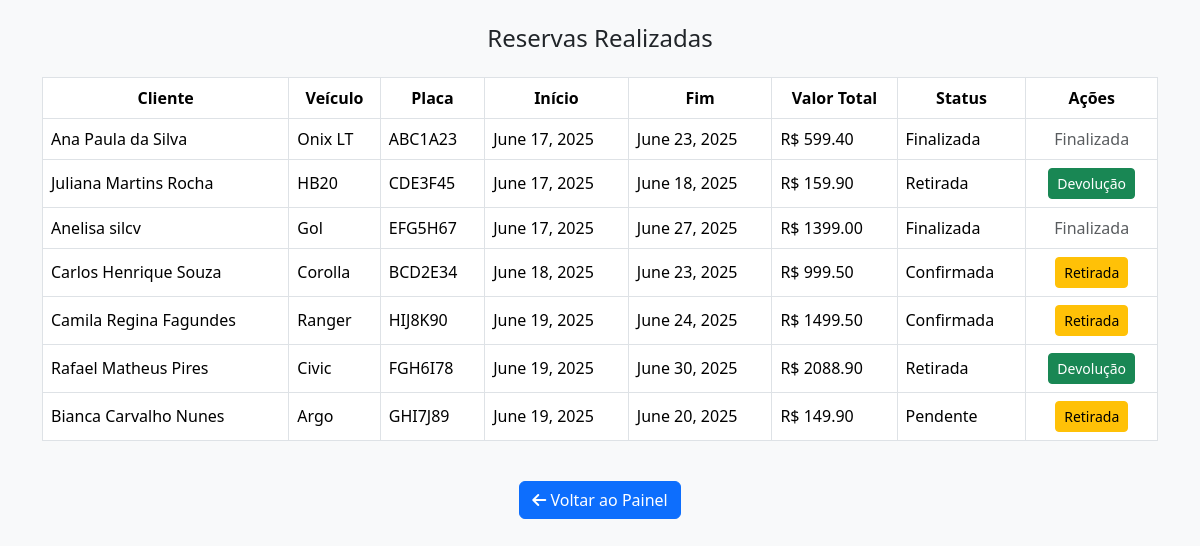
The page /reservas/listar/ (signed in) on the database as committed earlier.
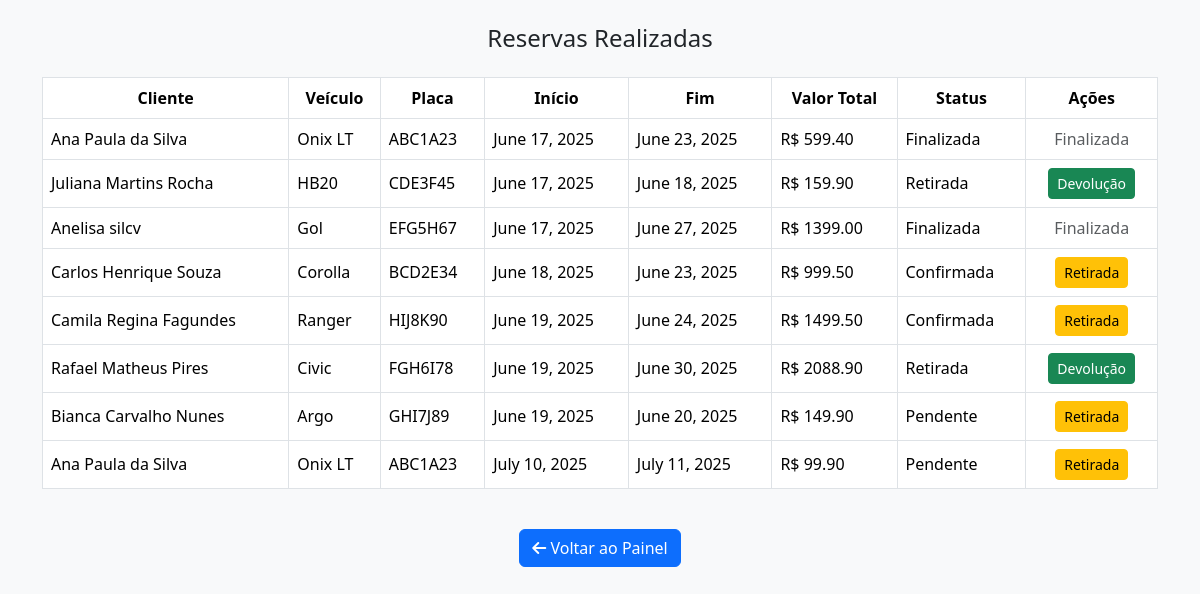
The same page on the database as committed later.
### reservas/models.py (models this page shows, shortened)
class Reserva(models.Model):
    STATUS_CHOICES = [
        ('confirmada', 'Confirmada'),
        ('pendente', 'Pendente'),
        ('retirada', 'Retirada'),
        ('finalizada', 'Finalizada'),
    ]
    COMBUSTIVEL_CHOICES = [
        ('cheio', 'Cheio'),
        ('3/4', '3/4'),
        ('meio', 'Meio'),
        ('1/4', '1/4'),
        ('quase_vazio', 'Quase vazio'),
        ('vazio', 'Vazio'),
    ]
    cliente = models.ForeignKey(Cliente, on_delete=models.CASCADE)
    veiculo = models.ForeignKey(Veiculo, on_delete=models.CASCADE)
    funcionario = models.ForeignKey(Funcionario, on_delete=models.CASCADE)
    data_inicio = models.DateField()
    data_fim = models.DateField()
    valor_total = models.DecimalField(max_digits=10, decimal_places=2, blank=True, null=True)
    status = models.CharField(max_length=20, choices=STATUS_CHOICES, default='pendente')
    quilometragem_inicial = models.IntegerField(null=True, blank=True)
    nivel_combustivel_inicial = models.CharField(
        max_length=20,
        choices=COMBUSTIVEL_CHOICES,
        null=True,
        blank=True
    )
    observacoes_inicial = models.TextField(null=True, blank=True)
    quilometragem_final = models.IntegerField(null=True, blank=True)
    nivel_combustivel_final = models.CharField(
        max_length=20,
        choices=COMBUSTIVEL_CHOICES,
        null=True,
        blank=True
    )
    observacoes_final = models.TextField(null=True, blank=True)

### clientes/models.py (models this page shows, shortened)
class Cliente(models.Model):
    TIPO_PESSOA = [
        ('CPF', 'Pessoa Física'),
        ('CNPJ', 'Pessoa Jurídica'),
    ]
    tipo_pessoa = models.CharField(max_length=4, choices=TIPO_PESSOA)
    documento = models.CharField(max_length=20, unique=True)
    nome = models.CharField(max_length=100)
    endereco = models.CharField(max_length=200)
    telefone = models.CharField(max_length=20)

### veiculos/models.py (models this page shows, shortened)
class Veiculo(models.Model):
    CATEGORIAS = [
        ('hatch', 'Hatch'),
        ('sedan', 'Sedan'),
        ('suv', 'SUV'),
        ('pickup', 'Pickup'),
        ('luxo', 'Luxo'),
        ('utilitario', 'Utilitário'),
    ]
    STATUS = [
        ('disponivel', 'Disponível'),
        ('alugado', 'Alugado'),
        ('manutencao', 'Em Manutenção'),
    ]
    modelo = models.CharField(max_length=100)
    marca = models.CharField(max_length=100)
    ano = models.IntegerField()
    cor = models.CharField(max_length=50)
    categoria = models.CharField(max_length=50, choices=CATEGORIAS)
    placa = models.CharField(max_length=10, unique=True)
    preco_locacao = models.DecimalField(max_digits=8, decimal_places=2)
    status_disponibilidade = models.CharField(max_length=20, choices=STATUS, default='disponivel')
    imagem = models.ImageField(upload_to='veiculos/', null=True, blank=True)

### reservas/views.py (the view)
# urls.py: path('listar/', views.listar_reservas, name='listar_reservas'),
@login_required
def listar_reservas(request):
    ordenar = request.GET.get('ordenar', 'data_inicio')
    reservas = Reserva.objects.select_related('cliente', 'veiculo').order_by(ordenar)
    return render(request, 'reservas/listar.html', {'reservas': reservas})

### reservas/templates/reservas/listar.html (shortened to what this page needs)
<!DOCTYPE html>
<html lang="pt-br">
<head>
  <link href="https://cdn.jsdelivr.net/npm/bootstrap@5.3.3/dist/css/bootstrap.min.css" rel="stylesheet">
  <link href="https://cdnjs.cloudflare.com/ajax/libs/font-awesome/6.5.0/css/all.min.css" rel="stylesheet">
</head>
<body class="bg-light">
  <div class="container py-4">
    <h4 class="text-center mb-4">Reservas Realizadas</h4>
    {% if reservas %}
      <div class="table-responsive">
        <table class="table table-hover table-bordered align-middle">
          <thead class="text-center">
            <tr>
              <th>Cliente</th>
              <th>Veículo</th>
              <th>Placa</th>
              <th>Início</th>
              <th>Fim</th>
              <th>Valor Total</th>
              <th>Status</th>
              <th>Ações</th>
            </tr>
          </thead>
          <tbody>
            {% for r in reservas %}
              <tr>
                <td>{{ r.cliente.nome }}</td>
                <td>{{ r.veiculo.modelo }}</td>
                <td>{{ r.veiculo.placa }}</td>
                <td>{{ r.data_inicio }}</td>
                <td>{{ r.data_fim }}</td>
                <td>R$ {{ r.valor_total }}</td>
                <td>{{ r.get_status_display }}</td>
                <td class="text-center">
                  {% if r.status == 'confirmada' or r.status == 'pendente' %}
                    <a href="{% url 'registrar_retirada' r.id %}" class="btn btn-sm btn-warning">Retirada</a>
                  {% elif r.status == 'retirada' %}
                    <a href="{% url 'registrar_devolucao_veiculo' r.id %}" class="btn btn-sm btn-success">Devolução</a>
                  {% else %}
                    <span class="text-muted">Finalizada</span>
                  {% endif %}
                </td>
              </tr>
            {% endfor %}
          </tbody>
        </table>
      </div>
    {% else %}
      <div class="alert alert-warning text-center">Nenhuma reserva encontrada.</div>
    {% endif %}
    <div class="text-center mt-4">
      <a href="{% url 'home' %}" class="btn btn-primary">
        <i class="fas fa-arrow-left"></i> Voltar ao Painel
      </a>
    </div>
  </div>
</body>
</html>

Rows that differ between the two databases and show on the page:
added Reserva: cliente.nome "Ana Paula da Silva", veiculo.modelo "Onix LT", veiculo.placa "ABC1A23", data_inicio "July 10, 2025", data_fim "July 11, 2025", valor_total "99.90", status "Pendente", shows "Retirada"
